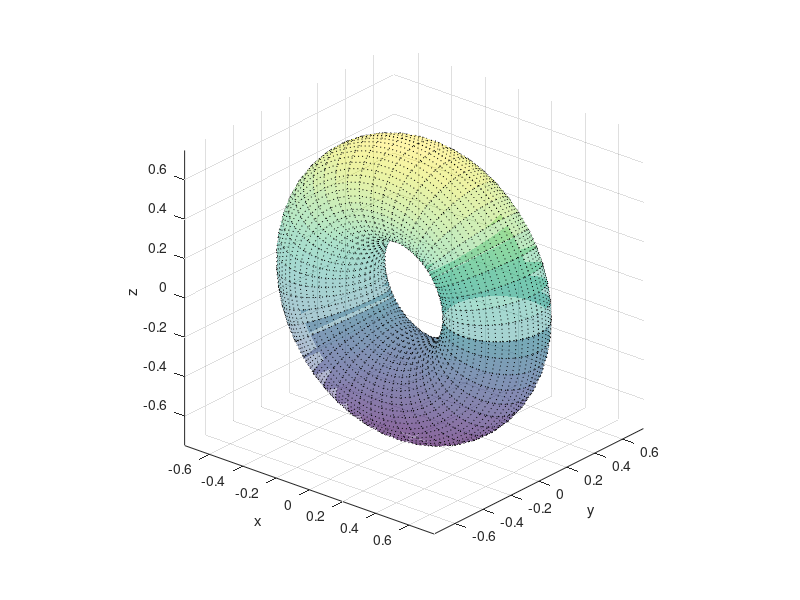

Write MATLAB code to recreate this figure. (Note: this script raises an error after producing the figure.)
% parameterize torus and plot
R = 0.5; r = 0.25;
[t, phi] = meshgrid(linspace(0,2*pi,50));
Xp = (R + r*cos(phi)).*cos(t);
Yp = r*sin(phi);
Zp = (R + r*cos(phi)).*sin(t);
figure;
surf(Xp, Yp, Zp,'FaceAlpha', 0.4, 'LineStyle',':'); hold on
axis equal; grid on
xlabel('x'); ylabel('y'); zlabel('z');
view(40, 25);
pts = reshape(x_prev, 3, []).';   % 10×3 matrix of points
X = pts(:,1);
Y = pts(:,2);
Z = pts(:,3);

% plot on existing figure
plot3(X, Y, Z, 'ro', 'MarkerSize', 8, 'LineWidth', 2);